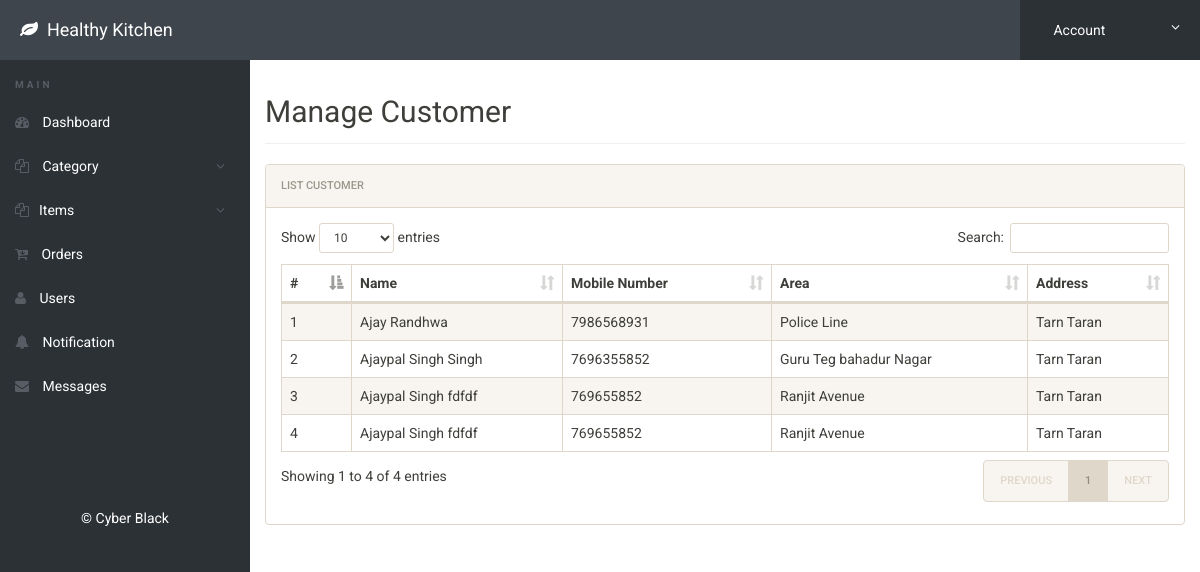
/admin/manage-user.php (signed in), run on the app's committed database.
### tables this page shows
CREATE TABLE `users` (
  `id` int(11) NOT NULL,
  `fname` varchar(100) NOT NULL,
  `lname` varchar(50) NOT NULL,
  `area` varchar(100) NOT NULL,
  `address` varchar(200) NOT NULL,
  `mobile` varchar(30) NOT NULL
);

### admin/manage-user.php (the view, shortened to what this page needs)
<?php
include('includes/config.php');
if(strlen($_SESSION['alogin'])==0)
{
header('location:index.php');
}
else{
?>
<!doctype html>
<html lang="en" class="no-js">
  <head>
    <link rel="stylesheet" href="css/font-awesome.min.css">
    <link rel="stylesheet" href="css/bootstrap.min.css">
    <link rel="stylesheet" href="css/dataTables.bootstrap.min.css">
    <link rel="stylesheet" href="css/bootstrap-social.css">
    <link rel="stylesheet" href="css/bootstrap-select.css">
    <link rel="stylesheet" href="css/fileinput.min.css">
    <link rel="stylesheet" href="css/awesome-bootstrap-checkbox.css">
    <link rel="stylesheet" href="css/style.css">
  </head>
  <body>
    <?php include('includes/header.php');?>
    <div class="ts-main-content">
      <?php include('includes/leftbar.php');?>
      <div class="content-wrapper">
        <div class="container-fluid">
          <div class="row">
            <div class="col-md-12">
              <h2 class="page-title">Manage Customer
              </h2>
              <div class="panel panel-default">
                <div class="panel-heading">List Customer
                </div>
                <div class="panel-body">
                  <table id="zctb" class="display table table-striped table-bordered table-hover" cellspacing="0" width="100%">
                    <thead>
                      <tr>
                        <th>#
                        </th>
                        <th>Name
                        </th>
                        <th>Mobile Number
                        </th>
                        <th>Area
                        </th>
                        <th>Address
                        </th>
                      </tr>
                    </thead>
                    <tbody>
                      <?php $sql = "SELECT * from  users ";
$query = $dbh -> prepare($sql);
$query->execute();
$results=$query->fetchAll(PDO::FETCH_OBJ);
$cnt=1;
if($query->rowCount() > 0)
{
foreach($results as $result)
{				?>
                      <tr>
                        <td>
                          <?php echo htmlentities($cnt);?>
                        </td>
                        <td>
                          <?php echo htmlentities($result->fname);?>
                          <?php echo htmlentities($result->lname);?>
                        </td>
                        <td>
                          <?php echo htmlentities($result->mobile);?>
                        </td>
                        <td>
                          <?php echo htmlentities($result->area);?>
                        </td>
                        <td>
                          <?php echo htmlentities($result->address);?>
                        </td>
                      </tr>
                      <?php $cnt=$cnt+1; }} ?>
                    </tbody>
                  </table>
                </div>
              </div>
            </div>
          </div>
        </div>
      </div>
    </div>
  </body>
</html>
<?php } ?>

### admin/css/style.css (style rules this page uses)
html { font-size: 14px; }
@media only screen and (min-width: 480px) { html { font-size: 17px; } }
@media only screen and (min-width: 768px) { html { font-size: 14px; } }
body { font-size: 1em; }
.panel { overflow: hidden; }
.page-title { padding-bottom: 15px; margin-bottom: 20px; border-bottom: 1px solid #f0f0f0; }
.ts-main-content .content-wrapper { padding-top: 15px; margin-top: 60px; }
@media only screen and (min-width: 992px) { .ts-main-content .content-wrapper { margin-left: 250px; } }

### data on the page
users: fname "Ajay", lname "Randhwa", mobile "7986568931", area "Police Line", address "Tarn Taran"
users: fname "Ajaypal Singh", lname "Singh", mobile "7696355852", area "Guru Teg bahadur Nagar", address "Tarn Taran"
users: fname "Ajaypal Singh", lname "fdfdf", mobile "769655852", area "Ranjit Avenue", address "Tarn Taran"
users: fname "Ajaypal Singh", lname "fdfdf", mobile "769655852", area "Ranjit Avenue", address "Tarn Taran"
